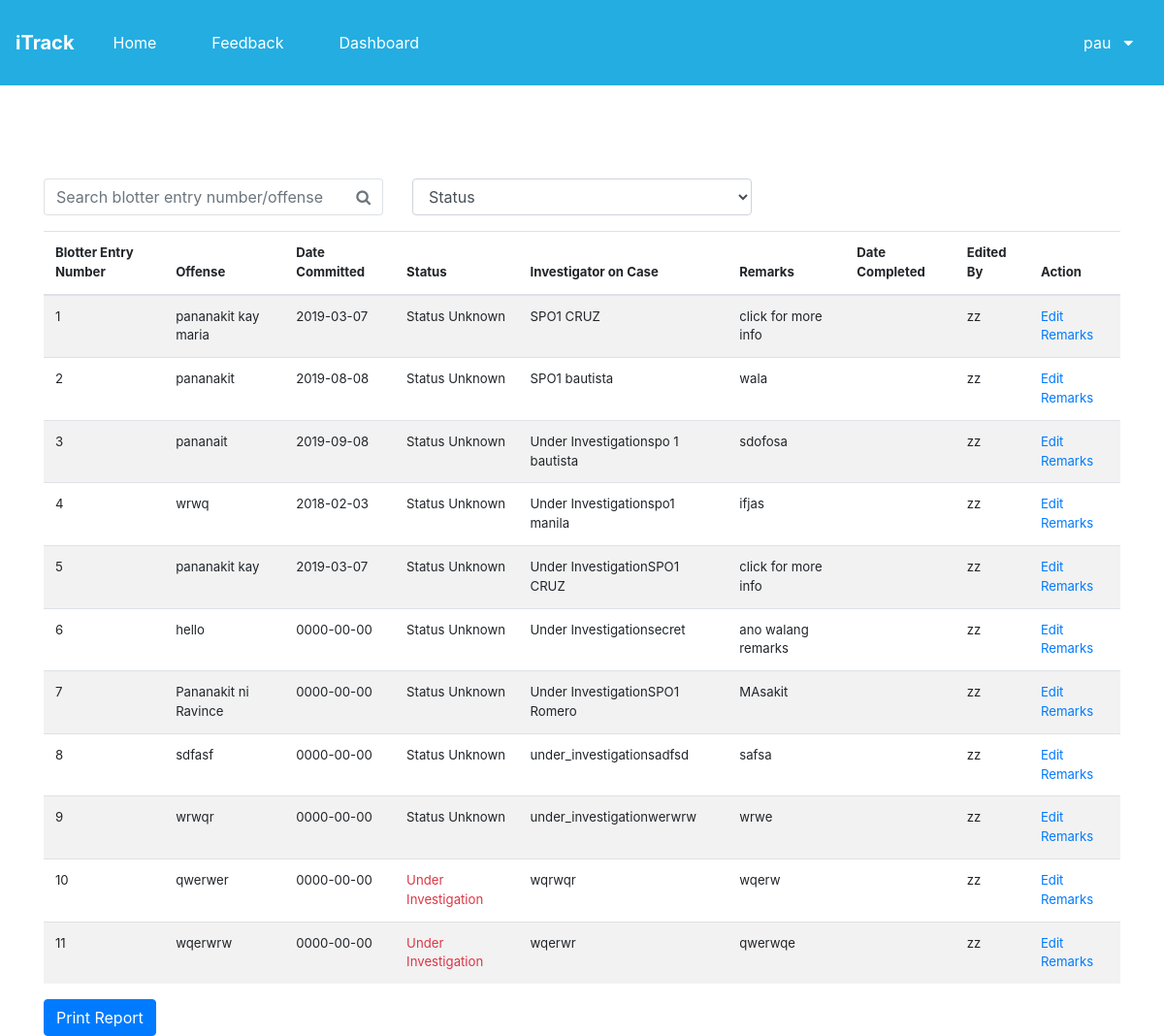
Before: /itrackfinal/homeitrack.php (signed in) with the older database file.
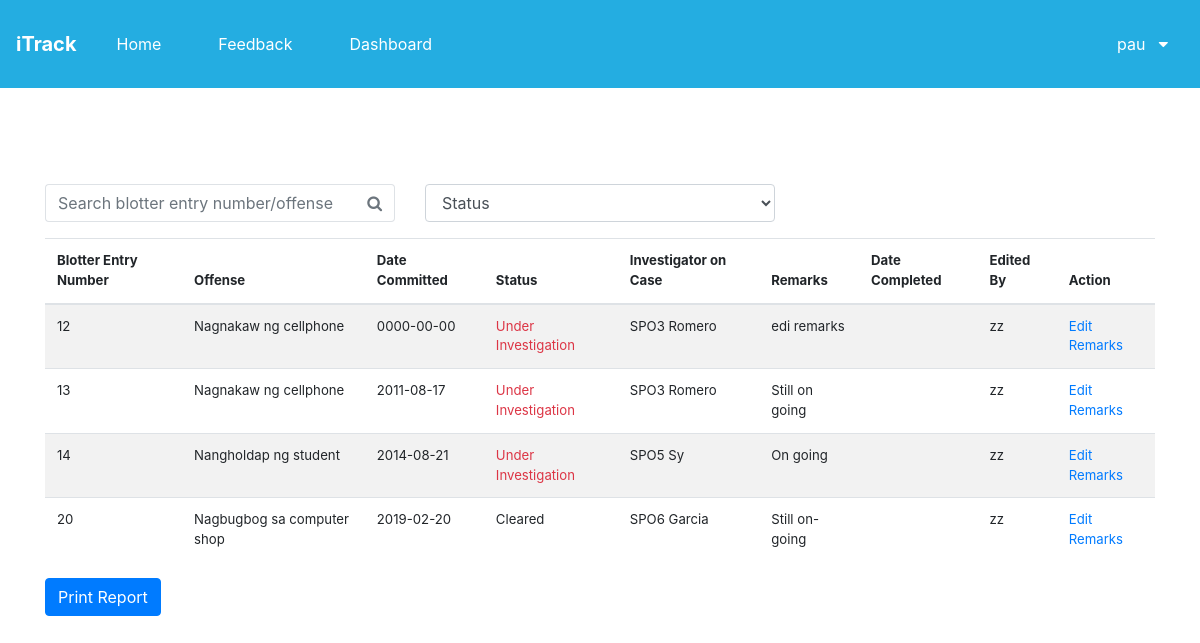
After: the same page with the newer database file.
### tables this page shows
CREATE TABLE `adminview` (
  `userID` int(11) NOT NULL,
  `benNum` int(11) NOT NULL,
  `compOffense` varchar(150) NOT NULL,
  `dateComi` date NOT NULL,
  `compStatus` longtext NOT NULL,
  `compInv` varchar(200) NOT NULL,
  `compRemarks` longtext NOT NULL,
  `dateCompl` date DEFAULT NULL
);

### itrackfinal/homeitrack.php (the view, shortened to what this page needs)
<?php
    require "adminheader.php";
?>
<?php
   include_once 'includes/admin.inc.php';
?>
<!DOCTYPE html>
<html lang="en">
<head>
    <link rel="stylesheet" href="css/bootstrap.css">
    <link href="//maxcdn.bootstrapcdn.com/font-awesome/4.7.0/css/font-awesome.min.css" rel="stylesheet">
</head>
<body>
    <br>
    <br>
    <br>
<br>
    <div class="container">
        <div class="row">
            <div class="col-md-4">
                <div class="input-group">
                    <input id="search" class="form-control py-2 border-right-0 border" type="text" placeholder="Search blotter entry number/offense">
                    <span class="input-group-append">
                        <button class="btn btn-outline-secondary border-left-0 border" type="button">
                            <i class="fa fa-search"></i>
                        </button>
                    </span>
                </div>
            </div>
            <div class="col-md-4">
                <div class="form-group">
                    <select class="form-control" id="exampleFormControlSelect1">
                         <option value="choose" name="status">Status</option>
                    </select>
                </div>
            </div>
        </div>
        <div class="row">
            <div class="col-md-12">
                <table id="myTable">
                <table class="table table-striped">
                    <thead>
                        <th> Blotter Entry Number</th>
                        <th>Offense</th>
                        <th>Date Committed</th>
                        <th>Status</th>
                        <th>Investigator on Case</th>
                        <th>Remarks</th>
                        <th> Date Completed </th>
                        <th> Edited By </th>
                        <th> Action </th>
                    </thead>
                    <tbody id="table-body">
                        <?php
                        $sql = "SELECT* FROM adminview";
                        $select_case = mysqli_query($conn, $sql);
                        while($row = mysqli_fetch_assoc($select_case))
                        {
                            $benNum = $row['benNum'];
                            $compOffense = $row['compOffense'];
                            $dateComi = $row['dateComi'];
                            $compStatus = $row['compStatus'];
                            $compInv = $row['compInv'];
                            $compRemarks = $row['compRemarks'];
                            $dateCompl= $row['dateCompl'];
                            echo"<tr>";
                            echo "<td> $benNum </td>";
                            echo "<td> $compOffense </td>";
                            echo "<td> $dateComi </td>";
                            if($compStatus == 'under_investigation'){
                                echo "<td class='text-danger'> Under Investigation </td>";
                            }else if($compStatus == 'cleared'){
                                echo "<td class='text-infor'> Cleared </td>";
                            }else if($compStatus == 'solved'){
                                echo "<td class='text-success'> Solved </td>";
                            }else{
                                echo "<td > Status Unknown </td>";
                            }
                            echo "<td> $compInv </td>";
                            echo "<td> $compRemarks </td>";
                            echo "<td> $dateCompl </td>";
                            echo "<td>zz</td>";
                            echo "<td><a href='editRemarks.php?id=$benNum'>Edit Remarks</a></td>";
                            echo "</tr>";
                        }
                        ?>
                    </tbody>
                </table>
                <button  type="button" name="printReport" class="btn btn-primary" formation="/homeitrack.php">
                            <a href= "printreport.php" style="color:white;text-decoration:none">Print Report</a>
                           </button>
            </div>
        </div>
    </div>
</body>
</html>

Changed rows visible on the page:
removed adminview: benNum "1", compOffense "pananakit kay maria", dateComi "2019-03-07", compStatus "Status Unknown", compInv "SPO1 CRUZ", compRemarks "click for more info"
removed adminview: benNum "2", compOffense "pananakit", dateComi "2019-08-08", shows "Status Unknown", compInv "SPO1 bautista", compRemarks "wala"
removed adminview: benNum "3", compOffense "pananait", dateComi "2019-09-08", compStatus "Status Unknown", compInv "Under Investigationspo 1 bautista", compRemarks "sdofosa"
removed adminview: benNum "4", compOffense "wrwq", dateComi "2018-02-03", compStatus "Status Unknown", compInv "Under Investigationspo1 manila", compRemarks "ifjas"
removed adminview: benNum "5", compOffense "pananakit kay", dateComi "2019-03-07", compStatus "Status Unknown", compInv "Under InvestigationSPO1 CRUZ", compRemarks "click for more info"
removed adminview: benNum "6", compOffense "hello", dateComi "0000-00-00", compStatus "Status Unknown", compInv "Under Investigationsecret", compRemarks "ano walang remarks"
removed adminview: benNum "7", compOffense "Pananakit ni Ravince", dateComi "0000-00-00", compStatus "Status Unknown", compInv "Under InvestigationSPO1 Romero", compRemarks "MAsakit"
removed adminview: benNum "8", compOffense "sdfasf", dateComi "0000-00-00", compStatus "Status Unknown", compInv "under_investigationsadfsd", compRemarks "safsa"
removed adminview: benNum "9", compOffense "wrwqr", dateComi "0000-00-00", compStatus "Status Unknown", compInv "under_investigationwerwrw", compRemarks "wrwe"
removed adminview: benNum "10", compOffense "qwerwer", dateComi "0000-00-00", shows "Under Investigation", compInv "wqrwqr", compRemarks "wqerw"
removed adminview: benNum "11", compOffense "wqerwrw", dateComi "0000-00-00", shows "Under Investigation", compInv "wqerwr", compRemarks "qwerwqe"
added adminview: benNum "12", compOffense "Nagnakaw ng cellphone", dateComi "0000-00-00", shows "Under Investigation", compInv "SPO3 Romero", compRemarks "edi remarks"
added adminview: benNum "13", compOffense "Nagnakaw ng cellphone", dateComi "2011-08-17", shows "Under Investigation", compInv "SPO3 Romero", compRemarks "Still on going"
added adminview: benNum "14", compOffense "Nangholdap ng student", dateComi "2014-08-21", shows "Under Investigation", compInv "SPO5 Sy", compRemarks "On going"
added adminview: benNum "20", compOffense "Nagbugbog sa computer shop", dateComi "2019-02-20", compStatus "Cleared", compInv "SPO6 Garcia", compRemarks "Still on-going"
